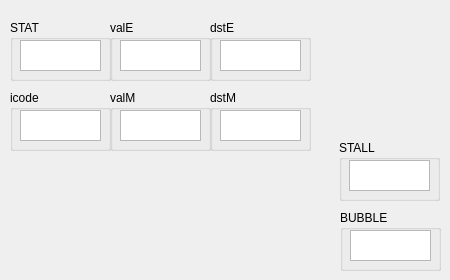
      <widget class="QWidget" name="Write_back">
       <attribute name="title">
        <string>Write_back</string>
       </attribute>
       <widget class="QGroupBox" name="groupBox_76">
        <property name="geometry">
         <rect>
          <x>340</x>
          <y>210</y>
          <width>101</width>
          <height>61</height>
         </rect>
        </property>
        <property name="title">
         <string>BUBBLE</string>
        </property>
        <widget class="QTextBrowser" name="W_bubble">
         <property name="geometry">
          <rect>
           <x>10</x>
           <y>20</y>
           <width>81</width>
           <height>31</height>
          </rect>
         </property>
        </widget>
       </widget>
       <widget class="QGroupBox" name="groupBox_78">
        <property name="geometry">
         <rect>
          <x>110</x>
          <y>20</y>
          <width>101</width>
          <height>61</height>
         </rect>
        </property>
        <property name="title">
         <string>valE</string>
        </property>
        <widget class="QTextBrowser" name="W_valE">
         <property name="geometry">
          <rect>
           <x>10</x>
           <y>20</y>
           <width>81</width>
           <height>31</height>
          </rect>
         </property>
        </widget>
       </widget>
       <widget class="QGroupBox" name="groupBox_71">
        <property name="geometry">
         <rect>
          <x>210</x>
          <y>90</y>
          <width>101</width>
          <height>61</height>
         </rect>
        </property>
        <property name="title">
         <string>dstM</string>
        </property>
        <widget class="QTextBrowser" name="W_dstM">
         <property name="geometry">
          <rect>
           <x>10</x>
           <y>20</y>
           <width>81</width>
           <height>31</height>
          </rect>
         </property>
        </widget>
       </widget>
       <widget class="QGroupBox" name="groupBox_81">
        <property name="geometry">
         <rect>
          <x>10</x>
          <y>90</y>
          <width>101</width>
          <height>61</height>
         </rect>
        </property>
        <property name="title">
         <string>icode</string>
        </property>
        <widget class="QTextBrowser" name="W_icode">
         <property name="geometry">
          <rect>
           <x>10</x>
           <y>20</y>
           <width>81</width>
           <height>31</height>
          </rect>
         </property>
        </widget>
       </widget>
       <widget class="QGroupBox" name="groupBox_82">
        <property name="geometry">
         <rect>
          <x>210</x>
          <y>20</y>
          <width>101</width>
          <height>61</height>
         </rect>
        </property>
        <property name="title">
         <string>dstE</string>
        </property>
        <widget class="QTextBrowser" name="W_dstE">
         <property name="geometry">
          <rect>
           <x>10</x>
           <y>20</y>
           <width>81</width>
           <height>31</height>
          </rect>
         </property>
        </widget>
       </widget>
       <widget class="QGroupBox" name="groupBox_83">
        <property name="geometry">
         <rect>
          <x>339</x>
          <y>140</y>
          <width>101</width>
          <height>61</height>
         </rect>
        </property>
        <property name="title">
         <string>STALL</string>
        </property>
        <widget class="QTextBrowser" name="W_stall">
         <property name="geometry">
          <rect>
           <x>10</x>
           <y>20</y>
           <width>81</width>
           <height>31</height>
          </rect>
         </property>
        </widget>
       </widget>
       <widget class="QGroupBox" name="groupBox_84">
        <property name="geometry">
         <rect>
          <x>110</x>
          <y>90</y>
          <width>101</width>
          <height>61</height>
         </rect>
        </property>
        <property name="title">
         <string>valM</string>
        </property>
        <widget class="QTextBrowser" name="W_valM">
         <property name="geometry">
          <rect>
           <x>10</x>
           <y>20</y>
           <width>81</width>
           <height>31</height>
          </rect>
         </property>
        </widget>
       </widget>
       <widget class="QGroupBox" name="groupBox_85">
        <property name="geometry">
         <rect>
          <x>10</x>
          <y>20</y>
          <width>101</width>
          <height>61</height>
         </rect>
        </property>
        <property name="title">
         <string>STAT</string>
        </property>
        <widget class="QTextBrowser" name="W_STAT">
         <property name="geometry">
          <rect>
           <x>10</x>
           <y>20</y>
           <width>81</width>
           <height>31</height>
          </rect>
         </property>
        </widget>
       </widget>
      </widget>
